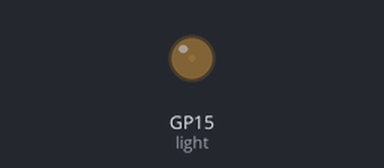
Recording of a program running on a simulated Raspberry Pi Pico running MicroPython. On the bench: output pins drawn as LEDs (lit = HIGH).

Above: at 0.05 s.
At 3.4 s:
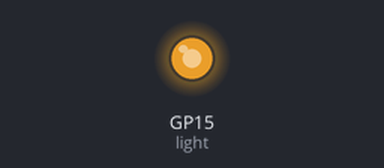
At 5.4 s:
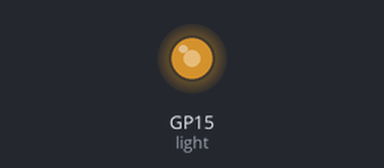
At 6.75 s:
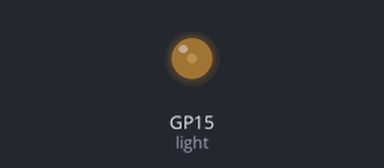
Timing chart, 0 to 9.6 s (numbered marks = the images above):
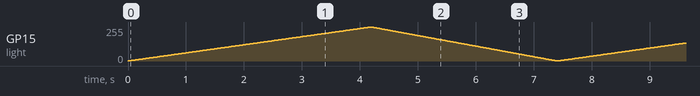

The program:

fade_in_fade_out.py
```python
from machine import Pin, PWM
import math
from utime import sleep

#setup
light = Pin(15, Pin.OUT)
pwm = PWM(light, freq= 1000)
on = True
#loop
while on == True:
    for i in range(0, 65535):
        pwm.duty_u16(i)
        sleep(2/65535)


    for i in range(65535, 0, -1):
        pwm.duty_u16(i)
        sleep(1/65535)
```
